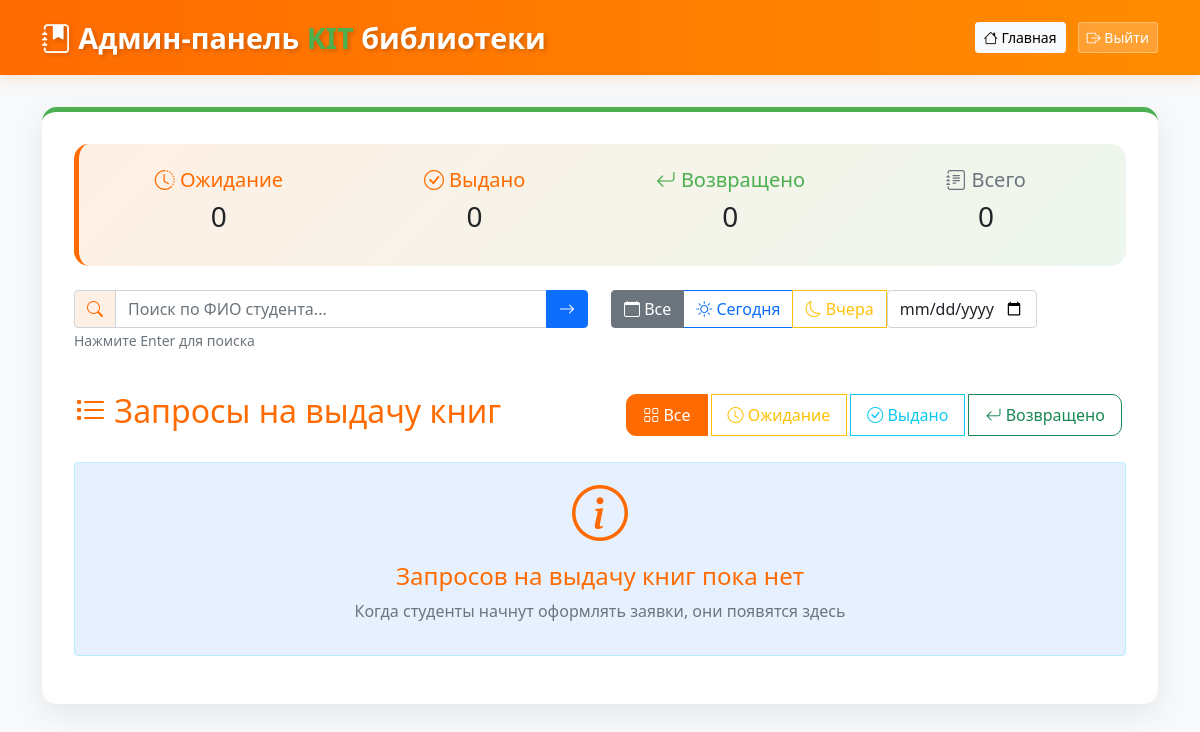
/admin (signed in), run on an earlier commit of the app's database.
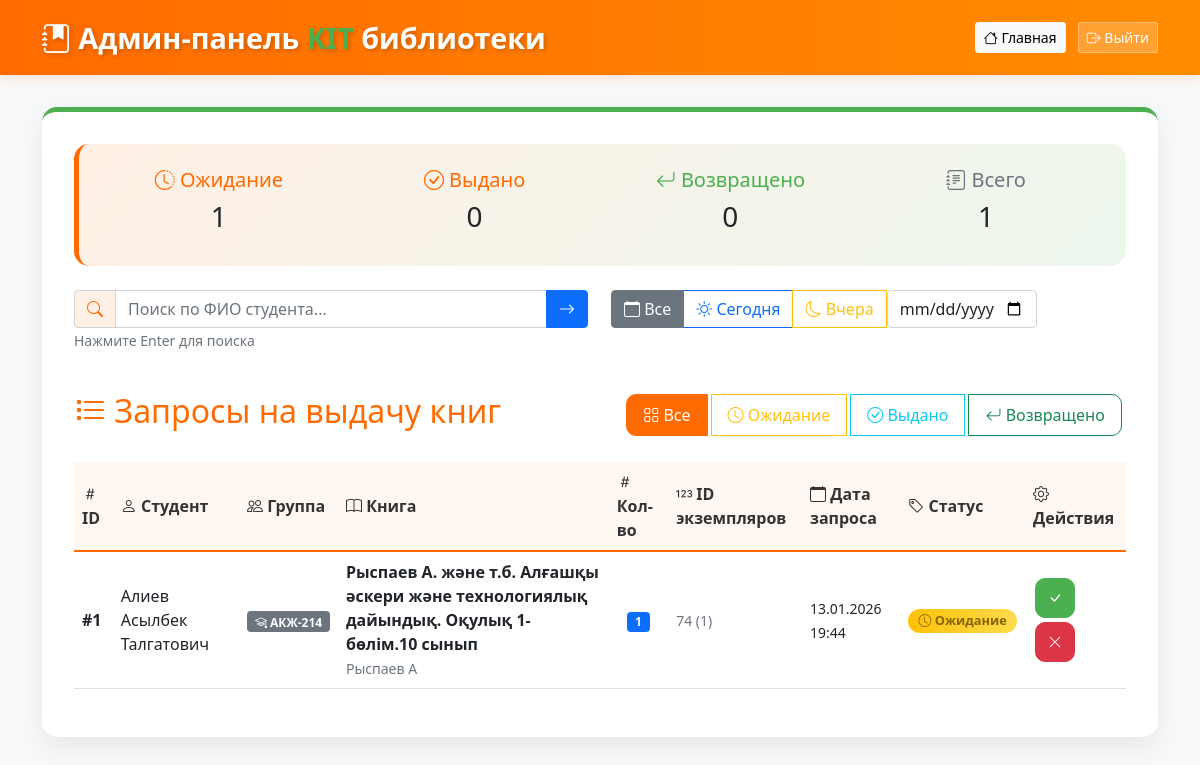
And on a later commit of the database.
### models.py (models this page shows, shortened)
class BookRequest(db.Model):
    __tablename__ = 'book_requests'
    id = db.Column(db.Integer, primary_key=True)
    request_number = db.Column(db.String(20), unique=True, nullable=True)
    student_id = db.Column(db.Integer, db.ForeignKey('students.id'), nullable=False)
    book_id = db.Column(db.Integer, db.ForeignKey('books.id'), nullable=False)
    request_date = db.Column(db.DateTime, nullable=False, default=db.func.now())
    issue_date = db.Column(db.DateTime)
    planned_return_date = db.Column(db.DateTime)
    actual_return_date = db.Column(db.DateTime)
    quantity = db.Column(db.Integer, nullable=False, default=1)
    status = db.Column(db.String(20), nullable=False, default='ожидание')
    requested_copy_codes = db.Column(db.String(500), nullable=True)
    book = db.relationship('Book', backref='requests')
    @property
    def assigned_copy_codes(self):
        if self.status == 'ожидание' and self.requested_copy_codes:
            return self.requested_copy_codes.replace(',', ', ')
        copies = BookCopy.query.filter_by(current_request_id=self.id).all()
        return ', '.join([copy.copy_code for copy in copies]) if copies else "-"

class Student(db.Model):
    __tablename__ = 'students'
    id = db.Column(db.Integer, primary_key=True)
    full_name = db.Column(db.String(100), nullable=False)
    group_id = db.Column(db.Integer, db.ForeignKey('groups.id'), nullable=False)
    book_requests = db.relationship('BookRequest', backref='student', lazy=True)

class Group(db.Model):
    __tablename__ = 'groups'
    id = db.Column(db.Integer, primary_key=True)
    name = db.Column(db.String(50), unique=True, nullable=False)
    language = db.Column(db.String(10), nullable=False)
    course = db.Column(db.Integer, nullable=False)
    students = db.relationship('Student', backref='group', lazy=True)

class Book(db.Model):
    __tablename__ = 'books'
    id = db.Column(db.Integer, primary_key=True)
    name = db.Column(db.String(200), nullable=False)
    author = db.Column(db.String(100), nullable=False)
    year = db.Column(db.Integer, nullable=False)
    total_quantity = db.Column(db.Integer, nullable=False)
    language = db.Column(db.String(10), nullable=False)
    course = db.Column(db.Integer, nullable=False)
    publisher = db.Column(db.String(100), nullable=True)  # Издательство
    copies = db.relationship('BookCopy', backref='book', lazy=True, cascade="all, delete-orphan")

### app.py (the view)
@app.route('/admin')
@admin_required
def admin_dashboard():
    requests = BookRequest.query.order_by(BookRequest.request_date.desc()).all()
    return render_template('admin.html',
                         requests=requests,
                         current_status='all',
                         current_date='all',
                         search_query='',
                         custom_date='')

### app.py (called while the page is built)
def admin_required(f):
    @wraps(f)
    def decorated_function(*args, **kwargs):
        if not session.get('admin_logged_in'):
            return redirect(url_for('admin_login'))
        return f(*args, **kwargs)
    return decorated_function

### templates/admin.html (shortened to what this page needs)
<!DOCTYPE html>
<html lang="ru">
<head>
    <link href="https://cdn.jsdelivr.net/npm/bootstrap@5.1.3/dist/css/bootstrap.min.css" rel="stylesheet">
    <link rel="stylesheet" href="https://cdn.jsdelivr.net/npm/bootstrap-icons@1.8.1/font/bootstrap-icons.css">
</head>
<body>
    <nav class="kit-header">
        <div class="container">
            <div class="d-flex justify-content-between align-items-center">
                <span class="kit-logo">
                    <i class="bi bi-journal-bookmark-fill"></i>
                    Админ-панель <span>KIT</span> библиотеки
                </span>
                <div>
                    <a href="{{ url_for('admin_dashboard') }}" class="btn btn-light btn-sm me-2">
                        <i class="bi bi-house"></i> Главная
                    </a>
                    <a href="{{ url_for('admin_logout') }}" class="btn btn-logout btn-sm text-white">
                        <i class="bi bi-box-arrow-right"></i> Выйти
                    </a>
                </div>
            </div>
        </div>
    </nav>
    <div class="container">
        <div class="admin-container">
            <div class="stats-card">
                <div class="row">
                    <div class="col-md-3 text-center">
                        <h5 style="color: var(--kit-orange);">
                            <i class="bi bi-clock-history"></i> Ожидание
                        </h5>
                        <h3>{{ requests|selectattr('status', 'equalto', 'ожидание')|list|length }}</h3>
                    </div>
                    <div class="col-md-3 text-center">
                        <h5 style="color: var(--kit-orange);">
                            <i class="bi bi-check-circle"></i> Выдано
                        </h5>
                        <h3>{{ requests|selectattr('status', 'equalto', 'выдано')|list|length }}</h3>
                    </div>
                    <div class="col-md-3 text-center">
                        <h5 style="color: var(--kit-green);">
                            <i class="bi bi-arrow-return-left"></i> Возвращено
                        </h5>
                        <h3>{{ requests|selectattr('status', 'equalto', 'возвращено')|list|length }}</h3>
                    </div>
                    <div class="col-md-3 text-center">
                        <h5 style="color: #6c757d;">
                            <i class="bi bi-journal-text"></i> Всего
                        </h5>
                        <h3>{{ requests|length }}</h3>
                    </div>
                </div>
            </div>
            <div class="row mb-4">
                <div class="col-md-6 mb-3">
                    <div class="input-group">
                        <span class="input-group-text" style="background: rgba(255, 107, 0, 0.1);">
                            <i class="bi bi-search" style="color: var(--kit-orange);"></i>
                        </span>
                        <input type="text" class="form-control" id="searchInput" placeholder="Поиск по ФИО студента..." value="{{ search_query }}" onkeypress="handleSearchEnter(event)">
                        <button class="btn btn-primary" type="button" onclick="applySearch()">
                            <i class="bi bi-arrow-right"></i>
                        </button>
                    </div>
                    <small class="text-muted">Нажмите Enter для поиска</small>
                </div>
                <div class="col-md-6 mb-3">
                    <div class="btn-group" role="group">
                        <label class="btn btn-outline-secondary" for="date_all"><i class="bi bi-calendar"></i> Все</label>
                        <label class="btn btn-outline-primary" for="date_today"><i class="bi bi-sun"></i> Сегодня</label>
                        <label class="btn btn-outline-warning" for="date_yesterday"><i class="bi bi-moon"></i> Вчера</label>
                        <div class="input-group" style="width: auto;">
                            <input type="date" class="form-control" id="customDateInput" value="{{ custom_date }}" style="max-width: 150px;" onchange="applyCustomDate()">
                        </div>
                    </div>
                </div>
            </div>
            <div class="d-flex justify-content-between align-items-center mb-4">
                <h2 style="color: var(--kit-orange);">
                    <i class="bi bi-list-task"></i> Запросы на выдачу книг
                </h2>
                <div class="btn-group">
                    <button class="btn filter-btn btn-outline-primary {% if current_status == 'all' %}active{% endif %}" onclick="applyStatusFilter('all')">
                        <i class="bi bi-grid"></i> Все
                    </button>
                    <button class="btn filter-btn btn-outline-warning {% if current_status == 'ожидание' %}active{% endif %}" onclick="applyStatusFilter('ожидание')">
                        <i class="bi bi-clock"></i> Ожидание
                    </button>
                    <button class="btn filter-btn btn-outline-info {% if current_status == 'выдано' %}active{% endif %}" onclick="applyStatusFilter('выдано')">
                        <i class="bi bi-check-circle"></i> Выдано
                    </button>
                    <button class="btn filter-btn btn-outline-success {% if current_status == 'возвращено' %}active{% endif %}" onclick="applyStatusFilter('возвращено')">
                        <i class="bi bi-arrow-return-left"></i> Возвращено
                    </button>
                </div>
            </div>
            {% if requests %}
            <div class="table-responsive">
                <table class="table table-hover" id="requestsTable">
                    <thead class="table-light">
                        <tr>
                            <th><i class="bi bi-hash"></i> ID</th>
                            <th><i class="bi bi-person"></i> Студент</th>
                            <th><i class="bi bi-people"></i> Группа</th>
                            <th><i class="bi bi-book"></i> Книга</th>
                            <th><i class="bi bi-hash"></i> Кол-во</th>
                            <th><i class="bi bi-123"></i> ID экземпляров</th>
                            <th><i class="bi bi-calendar"></i> Дата запроса</th>
                            <th><i class="bi bi-tag"></i> Статус</th>
                            <th><i class="bi bi-gear"></i> Действия</th>
                        </tr>
                    </thead>
                    <tbody>
                        {% for req in requests %}
                        <tr data-status="{{ req.status }}">
                            <td><strong>#{{ req.id }}</strong></td>
                            <td>{{ req.student.full_name if req.student else 'Неизвестно' }}</td>
                            <td>
                                {% if req.student and req.student.group %}
                                    <span class="badge bg-secondary">
                                        <i class="bi bi-mortarboard"></i> {{ req.student.group.name }}
                                    </span>
                                {% else %}
                                    -
                                {% endif %}
                            </td>
                            <td>
                                {% if req.book %}
                                    <strong>{{ req.book.name }}</strong><br>
                                    <small class="text-muted">{{ req.book.author }}</small>
                                {% else %}
                                    <span class="text-danger">Книга удалена</span>
                                {% endif %}
                            </td>
                            <td>
                                <span class="badge bg-primary">{{ req.quantity }}</span>
                            </td>
                            <td>
                                <small class="text-muted">
                                    {{ req.assigned_copy_codes }}
                                </small>
                            </td>
                            <td>
                                <small>
                                    {{ req.request_date.strftime('%d.%m.%Y %H:%M') if req.request_date else '-' }}
                                </small>
                            </td>
                            <td>
                                {% if req.status == 'ожидание' %}
                                    <span class="badge status-badge status-waiting">
                                        <i class="bi bi-clock"></i> Ожидание
                                    </span>
                                {% elif req.status == 'выдано' %}
                                    <span class="badge status-badge status-issued">
                                        <i class="bi bi-check-circle"></i> Выдано
                                    </span>
                                {% elif req.status == 'возвращено' %}
                                    <span class="badge status-badge status-returned">
                                        <i class="bi bi-arrow-return-left"></i> Возвращено
                                    </span>
                                {% endif %}
                            </td>
                            <td>
                                {% if req.status == 'ожидание' %}
                                    <button class="btn btn-success btn-sm action-btn"
                                        data-action="confirm"
                                        data-id="{{ req.id }}"
                                        title="Подтвердить выдачу"
                                        style="background: var(--kit-green); border-color: var(--kit-green);">
                                        <i class="bi bi-check-lg"></i>
                                    </button>
                                    <button class="btn btn-danger btn-sm action-btn"
                                        data-action="reject"
                                        data-id="{{ req.id }}"
                                        title="Отклонить запрос">
                                        <i class="bi bi-x-lg"></i>
                                    </button>
                                {% else %}
                                    <span class="text-muted">Нет действий</span>
                                {% endif %}
                            </td>
                        </tr>
                        {% endfor %}
                    </tbody>
                </table>
            </div>
            {% else %}
            <div class="alert alert-info text-center" style="background: rgba(13, 110, 253, 0.1);">
                <i class="bi bi-info-circle display-4" style="color: var(--kit-orange);"></i>
                <h4 class="mt-3" style="color: var(--kit-orange);">Запросов на выдачу книг пока нет</h4>
                <p class="text-muted">Когда студенты начнут оформлять заявки, они появятся здесь</p>
            </div>
            {% endif %}
        </div>
    </div>
</body>
</html>

### templates/admin.html (style rules this page uses)
:root { --kit-orange: #ff6b00; --kit-green: #4CAF50; --kit-white: #ffffff; --kit-gray: #f8f9fa; }
body { background-color: #f8f9fa; font-family: 'Segoe UI', Tahoma, Geneva, Verdana, sans-serif; }
.kit-header { background: linear-gradient(90deg, var(--kit-orange) 0%, #ff8c00 100%); padding: 1rem 0; box-shadow: 0 4px 12px rgba(255, 107, 0, 0.15); }
.kit-logo { font-size: 1.8rem; font-weight: 700; color: white; text-shadow: 2px 2px 4px rgba(0,0,0,0.2); }
.kit-logo span { color: var(--kit-green); }
.status-badge { font-size: 0.8em; padding: 0.4em 0.8em; border-radius: 20px; font-weight: 600; }
.status-waiting { background: linear-gradient(90deg, #ffc107 0%, #ffdb4d 100%); color: #856404; }
.action-btn { width: 40px; height: 40px; display: inline-flex; align-items: center; justify-content: center; margin: 2px; border-radius: 10px; transition: all 0.3s; }
.admin-container { background: white; border-radius: 15px; padding: 2rem; box-shadow: 0 10px 30px rgba(0,0,0,0.08); margin-top: 2rem; border-top: 5px solid var(--kit-green); }
.filter-btn { border-radius: 10px; padding: 0.5rem 1rem; margin: 0 0.25rem; }
.filter-btn.active { background: var(--kit-orange); color: white; border-color: var(--kit-orange); }
.stats-card { background: linear-gradient(135deg, rgba(255, 107, 0, 0.1) 0%, rgba(76, 175, 80, 0.1) 100%); border-radius: 15px; padding: 1.5rem; margin-bottom: 1.5rem; border-left: 5px solid var(--kit-orange); }
.table th { background-color: rgba(255, 107, 0, 0.05); color: #333; font-weight: 600; border-bottom: 2px solid var(--kit-orange); vertical-align: middle; }
.table td { vertical-align: middle; }
.table td:nth-child(5) { text-align: center; }
.btn-logout { background: rgba(255, 255, 255, 0.2); border: 1px solid rgba(255, 255, 255, 0.3); }
.btn-check + .btn-outline-secondary:hover, .btn-check:checked + .btn-outline-secondary { background-color: #6c757d; border-color: #6c757d; color: white; }
.filter-btn.active { background-color: var(--kit-orange) !important; border-color: var(--kit-orange) !important; color: white !important; }

What changed in the data, as far as the page shows it:
added BookRequest: id "1", student "Алиев Асылбек Талгатович", student.group.name "АКЖ-214", book.name "Рыспаев А. және т.б. Алғашқы әскери және технологиялық дайындық. Оқулық 1-бөлім.10 сынып", book.author "Рыспаев А", quantity "1", assigned_copy_codes "74 (1)", request_date "13.01.2026 19:44", shows "Ожидание"
Also different on the page:
{{ requests|selectattr('status', 'equalto', 'ожидание')|list|length }}: "0" → "1"
{{ requests|length }}: "0" → "1"
text no longer shown: "Запросов на выдачу книг пока нет Когда студенты начнут оформлять заявки, они появятся здесь"
text now shown: "ID Студент Группа Книга Кол-во ID экземпляров Дата запроса Статус Действия"
